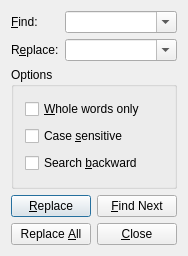
<?xml version="1.0" encoding="UTF-8"?>
<ui version="4.0">
 <comment>
    Copyright (c) 2004-2017 Martin Jolicoeur and contributors
    
    This file is part of the snmpb project and is free software: you can
    redistribute it and/or modify it under the terms of the GNU General
    Public License as published by the Free Software Foundation, either
    version 3 of the License, or (at your option) any later version.
    
    This program is distributed in the hope that it will be useful,
    but WITHOUT ANY WARRANTY; without even the implied warranty of
    MERCHANTABILITY or FITNESS FOR A PARTICULAR PURPOSE.  See the
    GNU General Public License for more details.
    
    You should have received a copy of the GNU General Public License
    along with this program.  If not, see http://www.gnu.org/licenses/.
</comment>
 <class>ReplaceDialog</class>
 <widget class="QDialog" name="ReplaceDialog">
  <property name="geometry">
   <rect>
    <x>0</x>
    <y>0</y>
    <width>188</width>
    <height>256</height>
   </rect>
  </property>
  <property name="windowTitle">
   <string>Replace Text</string>
  </property>
  <layout class="QGridLayout">
   <item row="0" column="0">
    <layout class="QGridLayout">
     <property name="margin">
      <number>0</number>
     </property>
     <property name="spacing">
      <number>6</number>
     </property>
     <item row="1" column="0">
      <widget class="QLabel" name="TextLabel2">
       <property name="text">
        <string>R&amp;eplace:</string>
       </property>
       <property name="wordWrap">
        <bool>false</bool>
       </property>
       <property name="buddy">
        <cstring>comboReplace</cstring>
       </property>
      </widget>
     </item>
     <item row="0" column="0">
      <widget class="QLabel" name="TextLabel1">
       <property name="text">
        <string>&amp;Find:</string>
       </property>
       <property name="wordWrap">
        <bool>false</bool>
       </property>
       <property name="buddy">
        <cstring>comboFind</cstring>
       </property>
      </widget>
     </item>
     <item row="0" column="1">
      <widget class="QComboBox" name="comboFind">
       <property name="sizePolicy">
        <sizepolicy hsizetype="Expanding" vsizetype="Fixed">
         <horstretch>0</horstretch>
         <verstretch>0</verstretch>
        </sizepolicy>
       </property>
       <property name="editable">
        <bool>true</bool>
       </property>
       <property name="insertPolicy">
        <enum>QComboBox::InsertAlphabetically</enum>
       </property>
      </widget>
     </item>
     <item row="1" column="1">
      <widget class="QComboBox" name="comboReplace">
       <property name="sizePolicy">
        <sizepolicy hsizetype="Expanding" vsizetype="Fixed">
         <horstretch>0</horstretch>
         <verstretch>0</verstretch>
        </sizepolicy>
       </property>
       <property name="editable">
        <bool>true</bool>
       </property>
       <property name="insertPolicy">
        <enum>QComboBox::InsertAlphabetically</enum>
       </property>
      </widget>
     </item>
    </layout>
   </item>
   <item row="1" column="0">
    <widget class="QGroupBox" name="ButtonGroup1">
     <property name="title">
      <string>Options</string>
     </property>
     <layout class="QVBoxLayout">
      <property name="spacing">
       <number>6</number>
      </property>
      <property name="margin">
       <number>11</number>
      </property>
      <item>
       <widget class="QCheckBox" name="checkWords">
        <property name="text">
         <string>&amp;Whole words only</string>
        </property>
       </widget>
      </item>
      <item>
       <widget class="QCheckBox" name="checkCase">
        <property name="text">
         <string>Case &amp;sensitive</string>
        </property>
       </widget>
      </item>
      <item>
       <widget class="QCheckBox" name="checkBackward">
        <property name="text">
         <string>Search &amp;backward</string>
        </property>
       </widget>
      </item>
     </layout>
    </widget>
   </item>
   <item row="2" column="0">
    <layout class="QHBoxLayout">
     <item>
      <spacer>
       <property name="orientation">
        <enum>Qt::Horizontal</enum>
       </property>
       <property name="sizeType">
        <enum>QSizePolicy::Expanding</enum>
       </property>
       <property name="sizeHint" stdset="0">
        <size>
         <width>16</width>
         <height>24</height>
        </size>
       </property>
      </spacer>
     </item>
     <item>
      <layout class="QGridLayout">
       <item row="0" column="0">
        <widget class="QPushButton" name="buttonReplace">
         <property name="text">
          <string>&amp;Replace</string>
         </property>
         <property name="default">
          <bool>true</bool>
         </property>
        </widget>
       </item>
       <item row="0" column="1">
        <widget class="QPushButton" name="buttonFindNext">
         <property name="text">
          <string>&amp;Find Next</string>
         </property>
        </widget>
       </item>
       <item row="1" column="0">
        <widget class="QPushButton" name="buttonReplaceAll">
         <property name="text">
          <string>Replace &amp;All</string>
         </property>
        </widget>
       </item>
       <item row="1" column="1">
        <widget class="QPushButton" name="buttonClose">
         <property name="text">
          <string>&amp;Close</string>
         </property>
        </widget>
       </item>
      </layout>
     </item>
    </layout>
   </item>
  </layout>
 </widget>
 <layoutdefault spacing="6" margin="11"/>
 <tabstops>
  <tabstop>comboFind</tabstop>
  <tabstop>comboReplace</tabstop>
  <tabstop>checkWords</tabstop>
  <tabstop>checkCase</tabstop>
  <tabstop>checkBackward</tabstop>
  <tabstop>buttonReplace</tabstop>
  <tabstop>buttonFindNext</tabstop>
  <tabstop>buttonReplaceAll</tabstop>
  <tabstop>buttonClose</tabstop>
 </tabstops>
 <resources/>
 <connections>
  <connection>
   <sender>buttonClose</sender>
   <signal>clicked()</signal>
   <receiver>ReplaceDialog</receiver>
   <slot>reject()</slot>
   <hints>
    <hint type="sourcelabel">
     <x>20</x>
     <y>20</y>
    </hint>
    <hint type="destinationlabel">
     <x>20</x>
     <y>20</y>
    </hint>
   </hints>
  </connection>
 </connections>
</ui>
